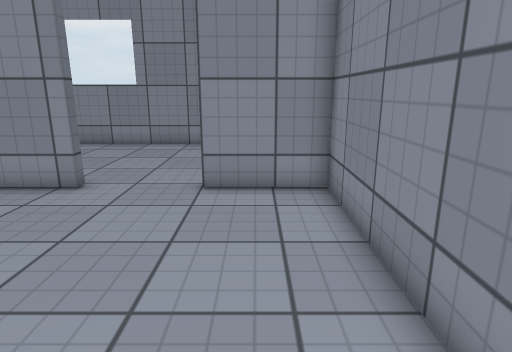
[1] (above)

14 first-person views from a walk through a scene from a Unity 3-D project. The camera is 1.3 m above the floor, tilts 14° down and sees 75° across. Doors are open. The floor is counted in squares, 0.5 m on a side. Each view is taken from the middle of a square. On the plan, view 1 faces up. The plan holds only what a view shows up to about 20 squares ahead; the rest is blank. The player character is not drawn. Surface patterns are stand-ins for the level's own textures.

[2]
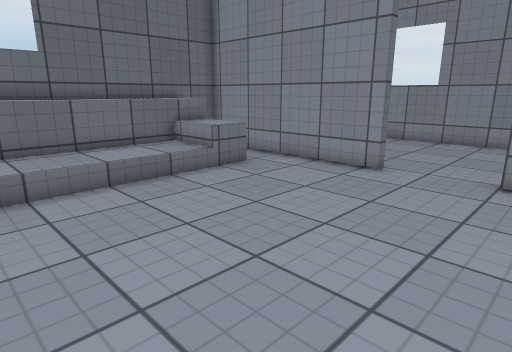

[3]
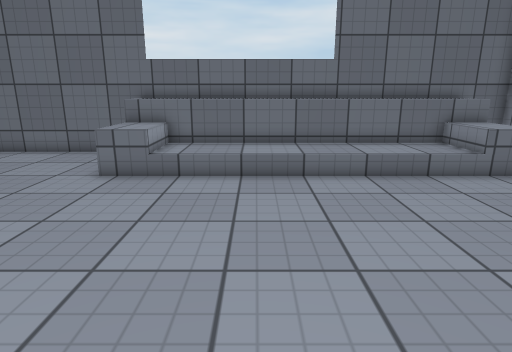

[4]
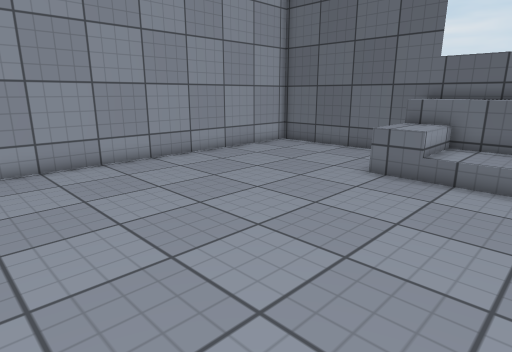

[5]
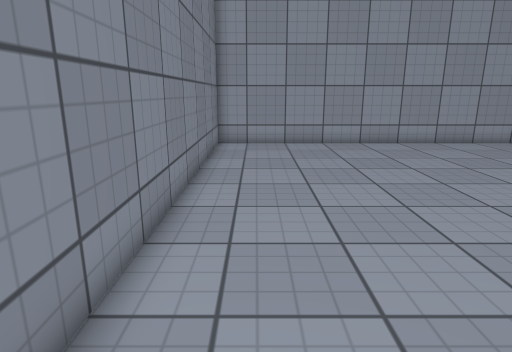

[6]
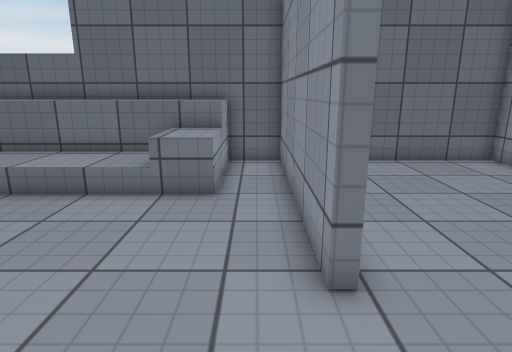

[7]
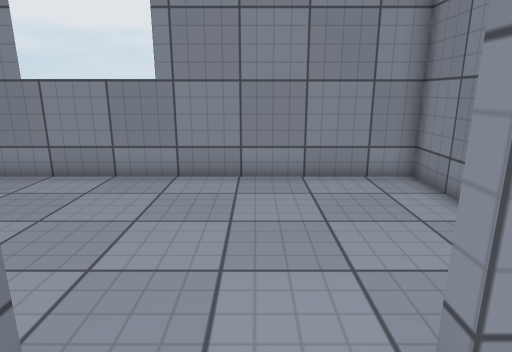

[8]
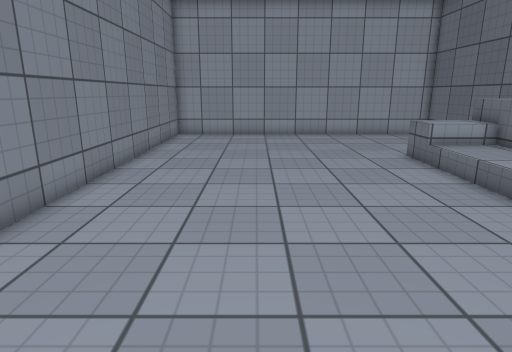

[9]
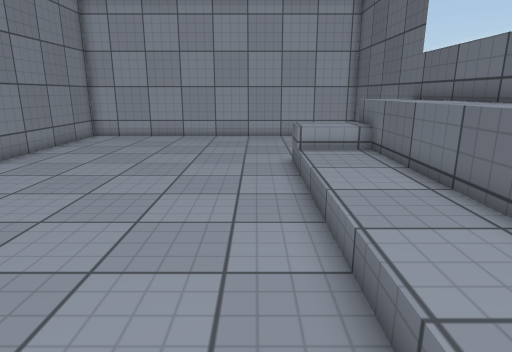

[10]
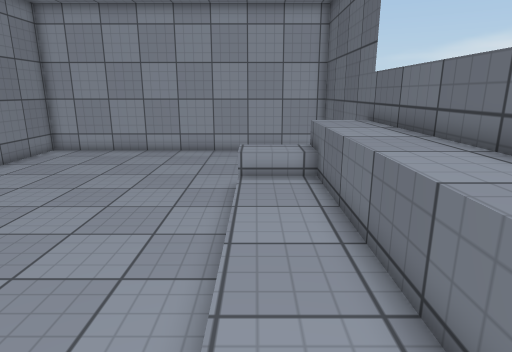

[11]
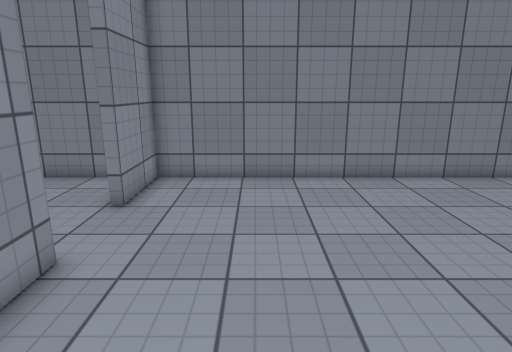

[12]
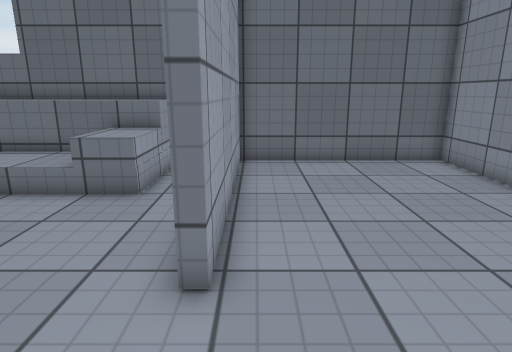

[13]
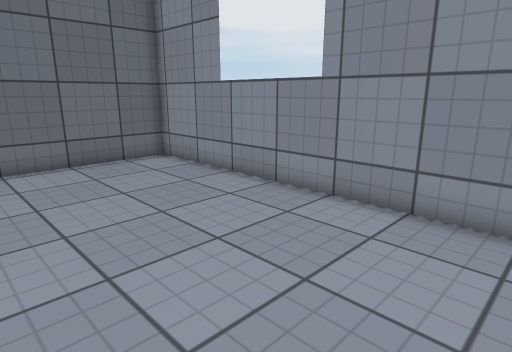

[14]
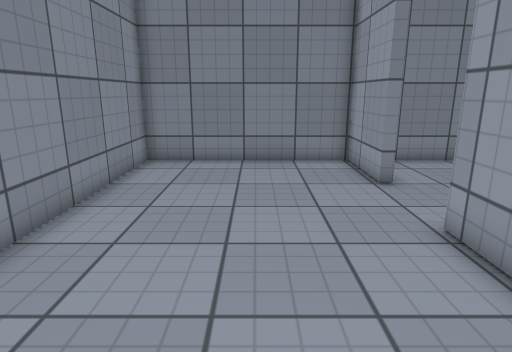

### Floor plan
Key: @ floor where view 1 was taken; # wall or solid block; . main floor; : floor 0.25 m higher than the main floor; + floor 0.75 m higher than the main floor; * floor 1.25 m higher than the main floor; / step, stairs or slope; D open door; = window, fence, low wall or low ledge.
Columns run from 14 left of view 1 to 2 right of it. Each row starts with its distance up from view 1.
 17 #################
 16 #...............#
 15 #...............#
 14 #...............#
 13 #...............#
 12 #...............#
 11 #...............#
 10 #...............#
  9 #########DDDD####
  8 #...............#
  7 #=====..........#
  6 #*/++...........#
  5 # /::...........#
  4 # *::...........#
  3 #**::...........#
  2 #**::...........#
  1 =**::...........#
  0 =**::.........@.#
 -1 =**::...........#
 -2 =**::...........#
 -3 =**::...........#
 -4 =**::...........#
 -5 =*/::...........#
 -6 =*/++...........#
 -7 #*/++...........#
 -8 #...............#
 -9 #...............#
-10 #...............#
-11 #...............#
-12 #...............#
-13 #...............#
-14 #...............#
-15 #################

Where each view was taken, in squares from view 1:
view 1: 0 up, 0 right, facing up
view 2: 2 down, 0 right, facing up-left
view 3: 2 down, 1 right, facing left
view 4: 2 down, 1 right, facing down-left
view 5: 3 up, 0 right, facing down
view 6: 8 up, 1 left, facing left
view 7: 7 up, 3 left, facing up
view 8: 7 up, 3 left, facing down
view 9: 6 up, 8 left, facing down
view 10: 5 up, 10 left, facing down
view 11: 5 up, 11 left, facing right
view 12: 10 up, 1 left, facing left
view 13: 10 up, 1 left, facing up-left
view 14: 13 up, 11 left, facing right
